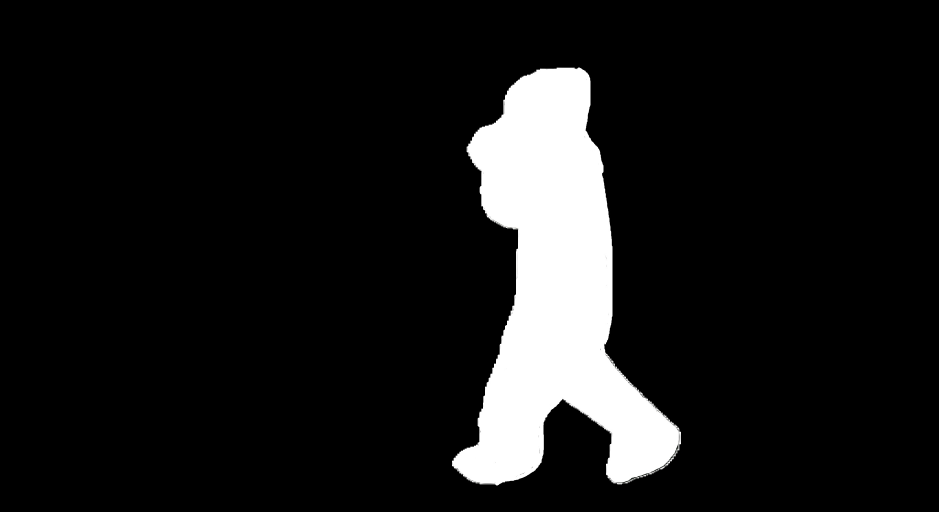
#> input picture images/alien - Copy.jpg, 2816 x 1536 px, given in place of 01_original.jpg, which was not available (shown at 1/3 size)
$ python affine_transformations.py
#> lines starting #> are read from the running program, lines starting #| are printed output that depends on the picture
import cv2
import numpy as np

image_files = [
    "01_original.jpg",
    "02_grayscale.jpg",
    "03_binary.jpg",
    "04_hsv.jpg",
    "05_lab.jpg",
    "06_hls.jpg",
    "07_normalized_rgb.jpg"
]

for i in range(len(image_files)):

    img = cv2.imread("output/" + image_files[i])
#> img is the input picture: shape (1536, 2816, 3); mean B, G, R 25, 25, 25

    rows, cols = img.shape[:2]
#> rows = 1536; cols = 2816

    # Rotate image
    angle = 20 + (i * 15)

    rotation_matrix = cv2.getRotationMatrix2D(
        (cols / 2, rows / 2),
        angle,
        1
    )

    rotated_img = cv2.warpAffine(
        img,
        rotation_matrix,
        (cols, rows)
    )
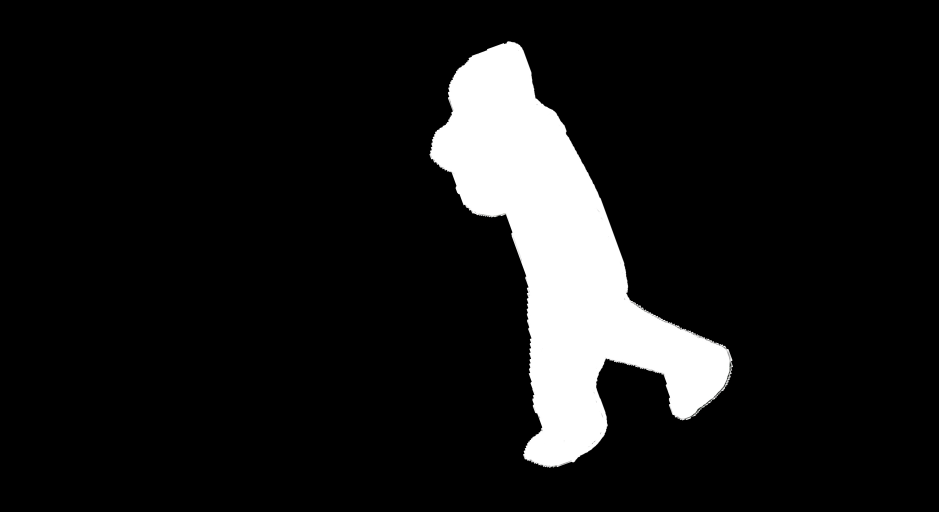
#> rotated_img: shape (1536, 2816, 3) (shown at 1/3 size); mean B, G, R 25, 25, 25

    cv2.imwrite(
        "output/rotated_" + str(i + 1) + ".jpg",
        rotated_img
    )

    # Translate image
    x_shift = 10 + (i * 5)
    y_shift = 15 + (i * 5)

    translation_matrix = np.float32([
        [1, 0, x_shift],
        [0, 1, y_shift]
    ])

    translated_img = cv2.warpAffine(
        img,
        translation_matrix,
        (cols, rows)
    )

    cv2.imwrite(
        "output/translated_" + str(i + 1) + ".jpg",
        translated_img
    )
#> pass 2 of the loop `for i in range(len(image_files)):`:
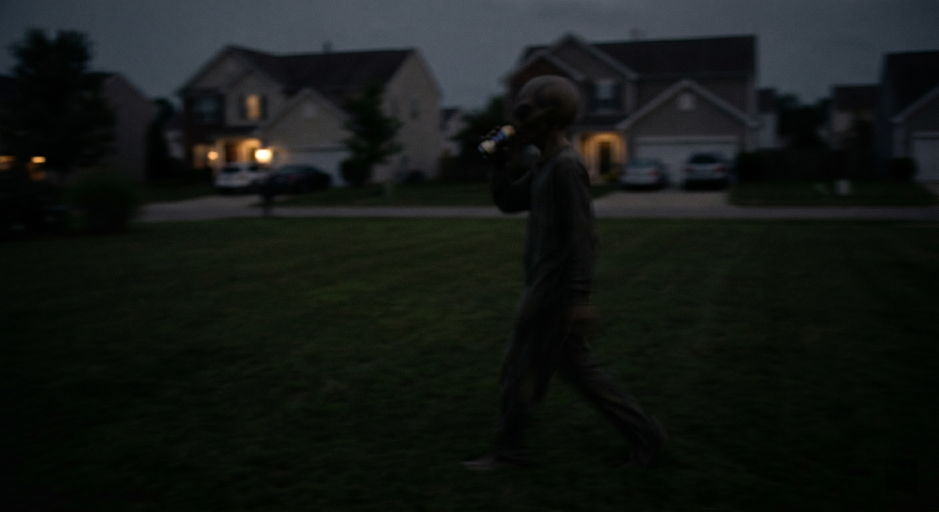
#> input picture images/alien.jpg, 2816 x 1536 px, given in place of 02_grayscale.jpg, which was not available (shown at 1/3 size)
#> img is the input picture: shape (1536, 2816, 3); mean B, G, R 21.9, 24.6, 20.6
#> `rotated_img = cv2.warpAffine( img, rotation_matrix, (cols, rows) )`:
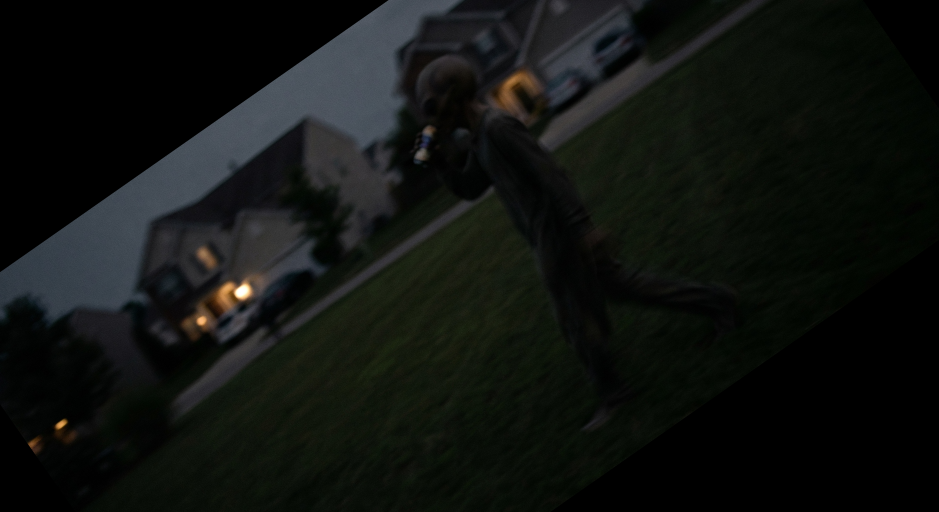
#> rotated_img: shape (1536, 2816, 3) (shown at 1/3 size); mean B, G, R 16.5, 19.2, 16.3
#> `translated_img = cv2.warpAffine( img, translation_matrix, (cols, rows) )`:
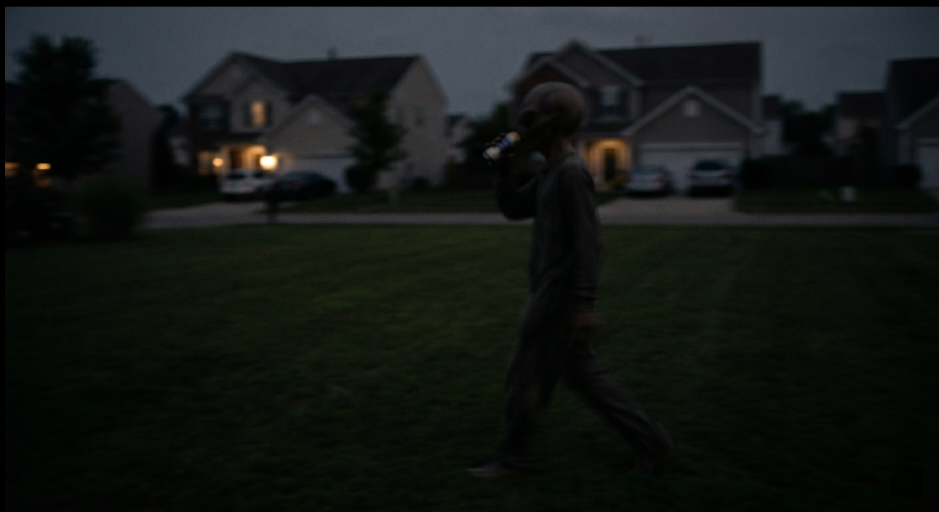
#> translated_img: shape (1536, 2816, 3) (shown at 1/3 size); mean B, G, R 21.7, 24.4, 20.5
#> (the run stopped early here; a loop or call above may not have finished)
